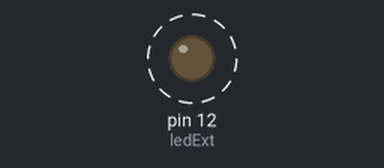
Bench run of a sketch on a simulated Arduino Uno, built with avr-gcc and run on an emulated ATmega328P. On the bench: output pins drawn as LEDs (lit = HIGH). Dashed ring = blinking.

Above: at 0.12 s.
Timing chart, 0 to 3.0 s (numbered marks = the images above):
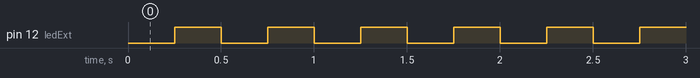

The sketch:

blink_may08a.ino
```cpp
unsigned char ledInt = 13;
unsigned char ledExt = 12;


unsigned int sqr = 0;
unsigned int blinker = 0;
unsigned int n_blinker = 1;

// the setup function runs once when you press reset or power the board
void setup() {
  // initialize digital pin 13 as an output.
  //pinMode(ledInt, OUTPUT);
  pinMode(ledExt, OUTPUT);

    // initialize serial communication at 9600 bits per second:
  //Serial.begin(9600);
}

// the loop function runs over and over again forever
void loop() {

  for(int i = 0; i < 100; i++){
    sqr = i*i;
   // Serial.println(sqr);
    delay(250);
    blinker ^= 1;
    n_blinker ^= 1;
    digitalWrite(ledExt, blinker);
    digitalWrite(ledInt, n_blinker);
  }

}

  /* digitalWrite(ledExt, HIGH);   // turn the LED on (HIGH is the voltage level)
  digitalWrite(ledInt, LOW);   // turn the LED on (HIGH is the voltage level)
  delay(500);              // wait for a second
  digitalWrite(ledExt, LOW);    // turn the LED off by making the voltage LOW
  digitalWrite(ledInt, HIGH);    // turn the LED off by making the voltage LOW
  delay(500);              // wait for a second
  */
```

Measured:
- by itself, pin 12 (ledExt): alternates HIGH for 0.25 s and LOW for 0.25 s
